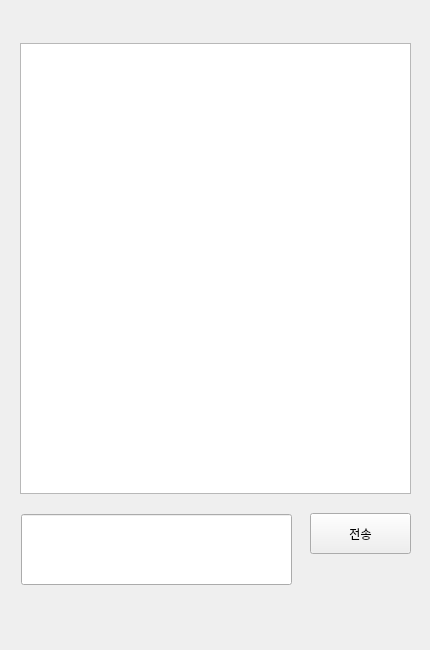
<?xml version="1.0" encoding="UTF-8"?>
<ui version="4.0">
 <class>Form</class>
 <widget class="QWidget" name="Form">
  <property name="geometry">
   <rect>
    <x>0</x>
    <y>0</y>
    <width>430</width>
    <height>650</height>
   </rect>
  </property>
  <property name="windowTitle">
   <string>Form</string>
  </property>
  <widget class="QPushButton" name="pushButton">
   <property name="geometry">
    <rect>
     <x>310</x>
     <y>513</y>
     <width>101</width>
     <height>41</height>
    </rect>
   </property>
   <property name="text">
    <string>전송</string>
   </property>
  </widget>
  <widget class="QTextBrowser" name="msgTextBrowser">
   <property name="geometry">
    <rect>
     <x>20</x>
     <y>43</y>
     <width>391</width>
     <height>451</height>
    </rect>
   </property>
  </widget>
  <widget class="QLineEdit" name="msgLineEdit">
   <property name="geometry">
    <rect>
     <x>21</x>
     <y>514</y>
     <width>271</width>
     <height>71</height>
    </rect>
   </property>
  </widget>
 </widget>
 <resources/>
 <connections/>
</ui>
